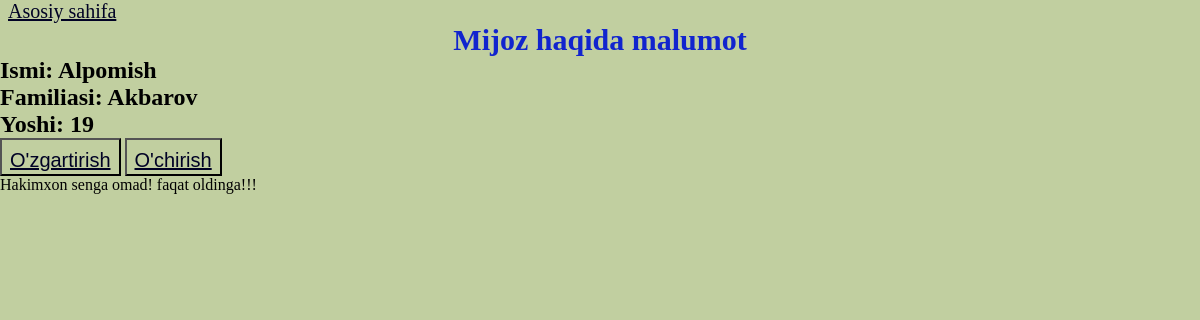
Page /leads/1/ on the earlier database version.
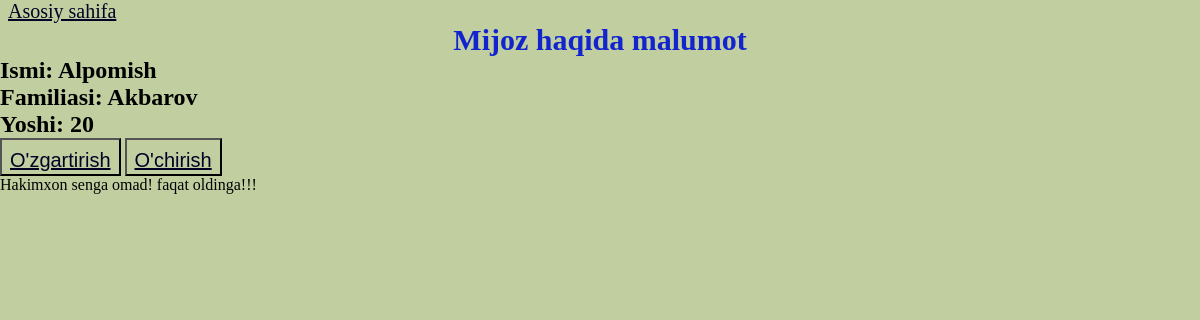
Same page on the later database version.
### leads/models.py (models this page shows, shortened)
class Lead(models.Model):
  fristName = models.CharField(max_length=20)
  lastName = models.CharField(max_length=20)
  age = models.IntegerField(default=0)
  email = models.EmailField(max_length=50)
  agent = models.ForeignKey("Agent", blank = True, on_delete=models.CASCADE)

### leads/views.py (the view)
# urls.py: path('<int:pk>/', leads_detail),
def leads_detail(request, pk):
  lead = get_object_or_404(models.Lead, id=pk)
  context = {
    "lead": lead
  }
  return render(request, 'details.html', context)

### template/details.html (shortened to what this page needs)
<!DOCTYPE html>
<html lang="en">
<head>
  <link rel="stylesheet" href="/static/css/main.css">
</head>
<body>
  <a href="/leads">Asosiy sahifa</a>
  <h1>Mijoz haqida malumot</h1>
  <h2> Ismi: {{lead.fristName}} </h2>
  <h2> Familiasi: {{lead.lastName}}  </h2>
  <h2> Yoshi: {{lead.age}}  </h2>
  <button>
    <a href="/leads/{{ lead.pk }}/update">O'zgartirish</a>
  </button>
  <button>
    <a href="/leads/{{ lead.pk }}/delete">O'chirish</a>
  </button>
  <p>
    Hakimxon senga omad! faqat oldinga!!!
  </p>
</body>
</html>

Differences in the rows shown:
changed Lead "Alpomish": age "19" → "20"
